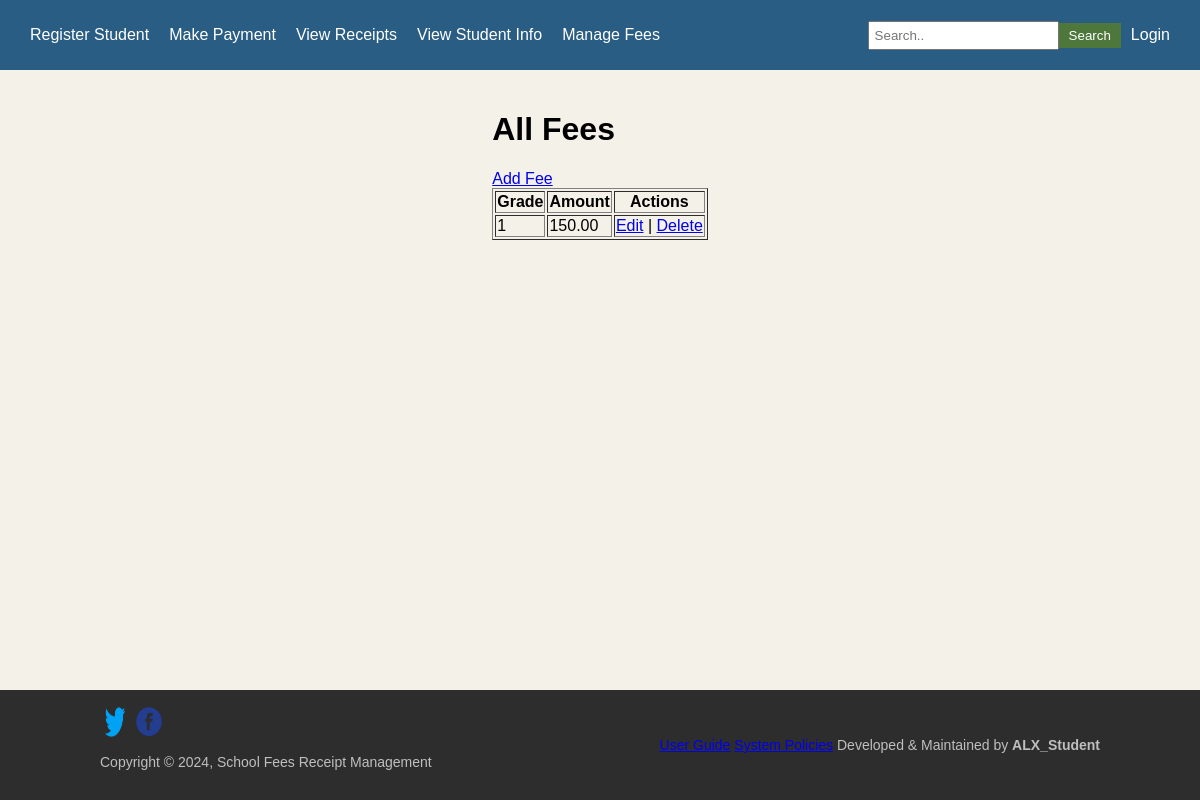
Page /fees/ on the earlier database version.
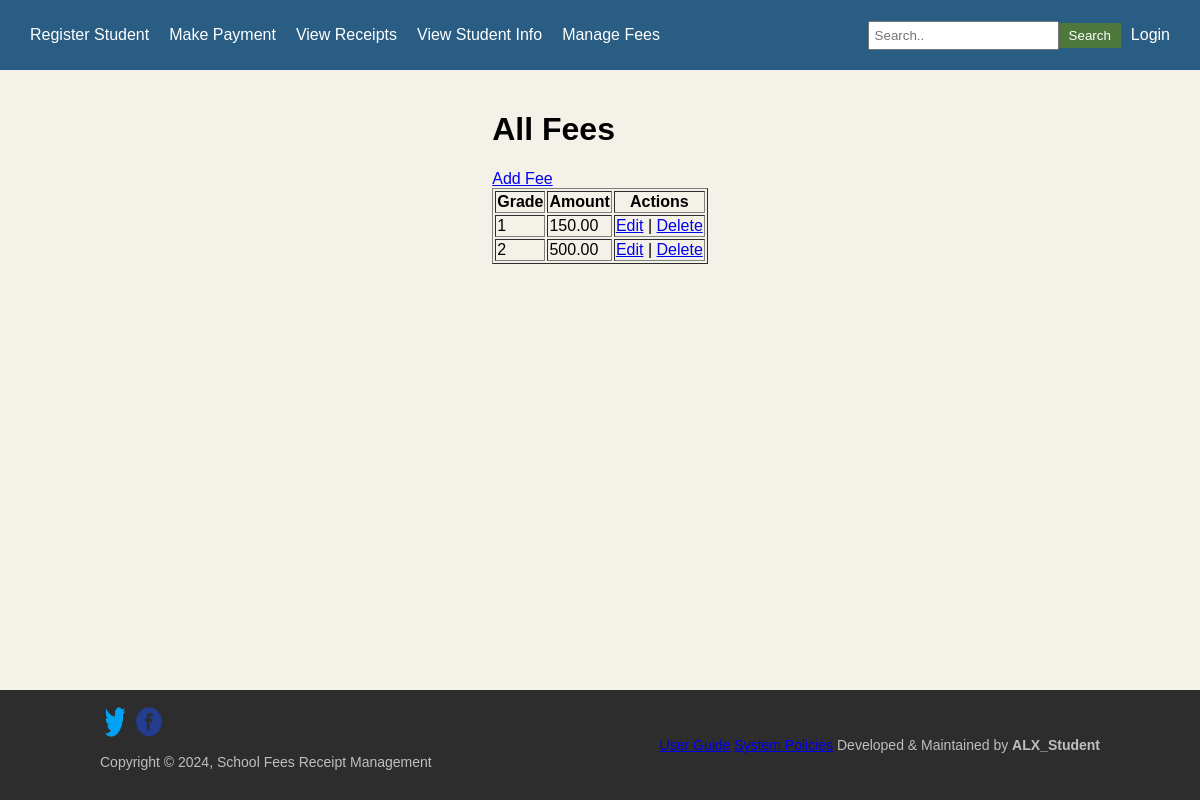
Same page on the later database version.
### Fee_App/models.py (models this page shows, shortened)
class Fee(models.Model):
    grade = models.CharField(max_length=50)
    amount = models.DecimalField(max_digits=10, decimal_places=2)

### Fee_App/views.py (the view)
# urls.py: path('fees/', views.fee_list, name='fee_list'),
def fee_list(request):
    fees = Fee.objects.all()
    return render(request, 'Fee_app/fee_list.html', {'fees': fees})

### Fee_App/templates/Fee_App/fee_list.html (shortened to what this page needs)
{% extends 'Authentication_App/base.html' %}
{% block navbar %}
<nav class="navbar">
 <div class="nav-left">
  <a href="{% url 'register_student' %}">Register Student</a>
  <a href="{% url 'make_payment' %}">Make Payment</a>
  <a href="{% url 'view_receipt' %}">View Receipts</a>
  <a href="{% url 'student_list' %}">View Student Info</a>
  <a href="{% url 'fee_list' %}"> Manage Fees</a>
 </div>
 <div class="nav-right">
  <input type="text" placeholder="Search..">
  <button>Search</button>
  {% if user.is_authenticated %}
  <form action="{% url 'logout' %}" method="post" style="display: inline;">
   {% csrf_token %}
   <button type="submit" style="background: none; border: none; color: white; cursor: pointer;">
    Logout
   </button>
  </form>
  {% else %}
  <a href="{% url 'login' %}">Login</a>
  {% endif %}
 </div>
</nav>
{% endblock %}
{% block content %}
<h1>All Fees</h1>
<a href="{% url 'add_fee' %}">Add Fee</a>
<table border="1">
 <tr>
  <th>Grade</th>
  <th>Amount</th>
  <th>Actions</th>
 </tr>
 {% for fee in fees %}
 <tr>
  <td>{{ fee.grade }}</td>
  <td>{{ fee.amount }}</td>
  <td>
   <a href="{% url 'edit_fee' fee.pk %}">Edit</a> |
   <a href="{% url 'delete_fee' fee.pk %}">Delete</a>
  </td>
 </tr>
 {% empty %}
 <tr>
  <td colspan="3">No fees found.</td>
 </tr>
 {% endfor %}
</table>
{% endblock %}

Differences in the rows shown:
added Fee: grade "2", amount "500.00"
